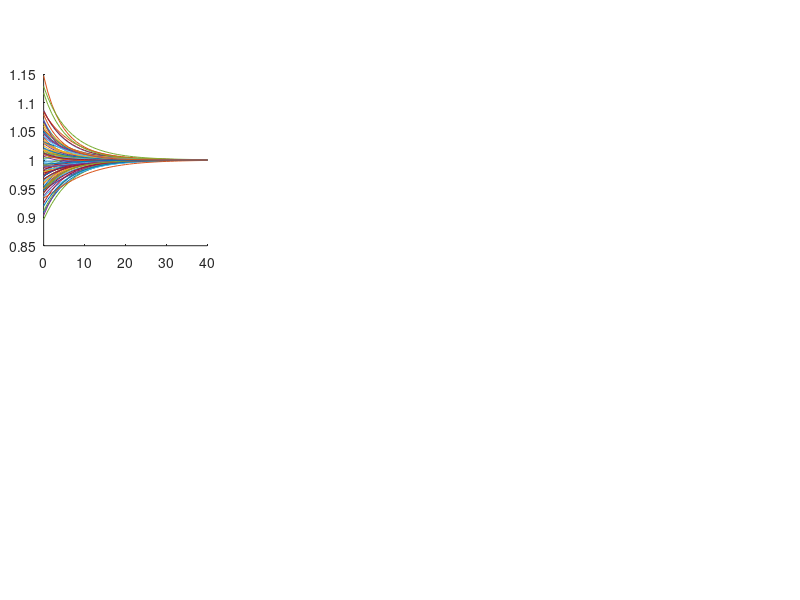

MATLAB code to generate this figure: (Note: this script raises an error after producing the figure.)


% This file can be used to generate Fig. 4d 


clear all
clc
close all


%% =========================================================
% Multi-species Beverton-Holt model
%
% Only competitive community
%
% Model:
%
%                 r_i X_i(t)
% X_i(t+1) = ----------------------------
%             1 + s_i X_i(t)
%               + sum_{j~=i} A_ij X_j(t)
%
%
% Equilibrium:
%
%       X_i^* = 1
%
%
% At X*=1:
%
%       F_ii = -s_i/r_i
%
%       F_ij = -A_ij/r_i
%
%
% Define:
%
%       F_ii = -d
%
%
% Therefore:
%
%       s_i = d*r_i
%
%
% and
%
%       A_ij = -r_i F_ij
%
%
% From equilibrium condition:
%
%       r_i
%       =
%       1/(1-d+sum_{j~=i}F_ij)
%
%
% Community matrix:
%
%       M = I + F
%
%
% Stability:
%
%       rho = max(abs(eig(M)))
%
%       alpha = -log(rho)
%
%% =========================================================



%% =========================================================
% Basic parameters
%% =========================================================

% Number of species
S = 100;


% Connectance
C = 0.10;


% Standard deviation of interspecific interactions
sigma = 0.01;


% Random seed
rng(1);



%% =========================================================
% Generate competitive Foff
%
% For each species pair:
%
%       probability = C
%
% If connected:
%
%       F_ij < 0
%       F_ji < 0
%
% and the two strengths are independently generated.
%% =========================================================

Foff = zeros(S,S);


for i = 2:S

    for j = 1:i-1


        p1 = rand;


        if p1 <= C


            Foff(i,j) = ...
                -abs(normrnd(0,sigma));


            Foff(j,i) = ...
                -abs(normrnd(0,sigma));


        end


    end

end


% Diagonal = 0
Foff(1:S+1:end) = 0;



%% =========================================================
% Realized connectance
%% =========================================================

C_real = ...
    nnz(Foff)/(S*(S-1));


fprintf('\n')

disp('============================================')
disp('Competitive BH community')
disp('============================================')


fprintf(...
    'S = %d\n',...
    S);


fprintf(...
    'Target C = %.4f\n',...
    C);


fprintf(...
    'Realized C = %.4f\n',...
    C_real);


fprintf(...
    'sigma = %.4f\n',...
    sigma);



%% =========================================================
% Row sum of off-diagonal F
%
% sumF_i = sum_{j~=i} F_ij
%% =========================================================

sumF = ...
    sum(Foff,2);



%% =========================================================
% Feasible range of d
%
% Because:
%
%       r_i
%       =
%       1/(1-d+sumF_i)
%
% We require:
%
%       1-d+sumF_i > 0
%
% Therefore:
%
%       d < 1+sumF_i
%
% for every species.
%% =========================================================

d_upper = ...
    min(1 + sumF);


fprintf(...
    '\nMaximum feasible d = %.6f\n',...
    d_upper);



if d_upper <= 0


    error(...
        ['No positive feasible d exists. ',...
         'Please reduce C or sigma.']);


end



%% =========================================================
% Four d values
%
% Here we choose:
%
%       20%
%       40%
%       60%
%       80%
%
% of the feasible upper bound.
%% =========================================================

d_values = ...
    d_upper*[0.2 0.4 0.6 0.8];


n_d = ...
    length(d_values);



fprintf('\n')

fprintf(...
    'd values = %.4f, %.4f, %.4f, %.4f\n',...
    d_values(1),...
    d_values(2),...
    d_values(3),...
    d_values(4));



%% =========================================================
% Initialize variables
%% =========================================================

F = ...
    cell(1,n_d);


M = ...
    cell(1,n_d);


r = ...
    cell(1,n_d);


s = ...
    cell(1,n_d);


A = ...
    cell(1,n_d);


eig_value = ...
    cell(1,n_d);


rho = ...
    zeros(1,n_d);


alpha = ...
    zeros(1,n_d);


equilibrium_error = ...
    zeros(1,n_d);



%% =========================================================
% Calculate BH parameters
%% =========================================================

for kk = 1:n_d


    d = ...
        d_values(kk);



    %% =====================================================
    % Full feedback matrix F
    %
    % Off-diagonal:
    %
    %       F_ij = Foff_ij
    %
    % Diagonal:
    %
    %       F_ii = -d
    %% =====================================================

    F{kk} = ...
        Foff;


    F{kk}(1:S+1:end) = ...
        -d;



    %% =====================================================
    % Community matrix
    %
    %       M = I + F
    %% =====================================================

    M{kk} = ...
        eye(S) + F{kk};



    %% =====================================================
    % BH intrinsic growth parameter
    %
    %       r_i
    %       =
    %       1/(1-d+sumF_i)
    %% =====================================================

    denominator_r = ...
        1 - d + sumF;



    if any(denominator_r <= 0)


        error(...
            'Some BH r_i values would be non-positive.')


    end



    r{kk} = ...
        1 ./ denominator_r;



    %% =====================================================
    % BH self-regulation parameter
    %
    %       d = s_i/r_i
    %
    % Therefore:
    %
    %       s_i = d*r_i
    %% =====================================================

    s{kk} = ...
        d .* r{kk};



    %% =====================================================
    % BH interspecific coefficients
    %
    %       F_ij = -A_ij/r_i
    %
    % Therefore:
    %
    %       A_ij = -r_i F_ij
    %
    % Each ROW i is multiplied by r_i.
    %% =====================================================

    A{kk} = ...
        -diag(r{kk}) * Foff;


    A{kk}(1:S+1:end) = 0;



    %% =====================================================
    % Eigenvalues
    %% =====================================================

    eig_value{kk} = ...
        eig(M{kk});



    %% =====================================================
    % Spectral radius
    %% =====================================================

    rho(kk) = ...
        max(abs(eig_value{kk}));



    %% =====================================================
    % Stability
    %
    % alpha > 0:
    %
    %       locally stable
    %
    % alpha < 0:
    %
    %       locally unstable
    %% =====================================================

    alpha(kk) = ...
        -log(rho(kk));



    %% =====================================================
    % Check equilibrium X*=1
    %% =====================================================

    Xstar = ...
        ones(S,1);


    denominator_check = ...
        1 ...
        + s{kk}.*Xstar ...
        + A{kk}*Xstar;


    Xcheck = ...
        r{kk}.*Xstar ...
        ./ denominator_check;


    equilibrium_error(kk) = ...
        max(abs(Xcheck-Xstar));


end



%% =========================================================
% Display local stability
%% =========================================================

disp(' ')

disp('============================================')
disp('LOCAL STABILITY')
disp('============================================')


for kk = 1:n_d


    fprintf(...
        ['d = %.4f   ',...
         'rho = %.6f   ',...
         'alpha = %.6f   ',...
         'equilibrium error = %.2e\n'],...
         d_values(kk),...
         rho(kk),...
         alpha(kk),...
         equilibrium_error(kk));


end



%% =========================================================
% Simulation settings
%% =========================================================

Tmax = 200;


% Number of time steps shown in the figure
Tshow = 40;


% Extinction threshold
extinction_threshold = ...
    0.0001;



%% =========================================================
% Initial condition
%
% Fixed total perturbation strength
% Random perturbation direction
%% =========================================================

Xstar = ...
    ones(S,1);


% Prescribed total perturbation strength
D0_fixed = ...
    0.5;


% Generate a random direction
direction = ...
    randn(S,1);


% Normalize the direction
direction = ...
    direction / norm(direction,2);


% Initial abundance
X0 = ...
    Xstar + D0_fixed*direction;


% Check the actual perturbation strength
D0 = ...
    norm(X0-Xstar,2);


fprintf(...
    'Prescribed perturbation strength = %.8f\n',...
    D0_fixed);


fprintf(...
    'Actual perturbation strength     = %.8f\n',...
    D0);


%% =========================================================
% Initial perturbation strength
%
% Euclidean distance:
%
%       D(0)
%       =
%       ||X(0)-X*||_2
%% =========================================================

D0 = ...
    norm(X0-Xstar,2);



%% =========================================================
% New recovery criterion
%
% The community is considered recovered when:
%
%       D(t)
%       <=
%       0.005 D(0)
%
% i.e. the Euclidean distance has declined to
% 0.5% of its initial value.
%% =========================================================

recovery_fraction = ...
    0.005;


recovery_threshold = ...
    recovery_fraction * D0;



fprintf('\n')

disp('============================================')
disp('RECOVERY CRITERION')
disp('============================================')


fprintf(...
    'Initial Euclidean distance D0 = %.6f\n',...
    D0);


fprintf(...
    'Recovery threshold = %.6f\n',...
    recovery_threshold);


fprintf(...
    'Threshold / D0 = %.4f %%\n',...
    100*recovery_fraction);



%% =========================================================
% Initialize trajectories
%% =========================================================

X = ...
    cell(1,n_d);


distance = ...
    cell(1,n_d);


recovery_time = ...
    NaN(1,n_d);



%% =========================================================
% Simulate BH dynamics
%% =========================================================

for kk = 1:n_d


    %% -----------------------------------------------------
    % Initialize trajectory
    %% ------------------------------------------------------

    X{kk} = ...
        zeros(S,Tmax+1);


    X{kk}(:,1) = ...
        X0;



    %% -----------------------------------------------------
    % Initial distance
    %% ------------------------------------------------------

    distance{kk} = ...
        NaN(1,Tmax+1);


    distance{kk}(1) = ...
        D0;



    %% =====================================================
    % Time evolution
    %% =====================================================

    for tt = 1:Tmax


        Xold = ...
            X{kk}(:,tt);



        %% -------------------------------------------------
        % BH denominator
        %
        % 1
        % + s_i X_i
        % + sum_j A_ij X_j
        %% --------------------------------------------------

        denominator_BH = ...
            1 ...
            + s{kk}.*Xold ...
            + A{kk}*Xold;



        %% -------------------------------------------------
        % Check denominator
        %% --------------------------------------------------

        if any(denominator_BH <= 0)


            warning(...
                ['Non-positive BH denominator ',...
                 'at d = %.4f, t = %d'],...
                 d_values(kk),...
                 tt);


            X{kk}(:,tt+1:end) = NaN;


            break


        end



        %% -------------------------------------------------
        % BH update
        %% --------------------------------------------------

        Xnew = ...
            r{kk}.*Xold ...
            ./ denominator_BH;



        %% -------------------------------------------------
        % Extinction rule
        %% --------------------------------------------------

        Xnew(...
            Xnew < extinction_threshold) = 0;



        %% -------------------------------------------------
        % Save abundance
        %% --------------------------------------------------

        X{kk}(:,tt+1) = ...
            Xnew;



        %% -------------------------------------------------
        % Euclidean distance from equilibrium
        %
        % D(t)
        % =
        % ||X(t)-X*||_2
        %% --------------------------------------------------

        distance{kk}(tt+1) = ...
            norm(Xnew-Xstar,2);


    end



    %% =====================================================
    % Recovery time
    %
    % First time satisfying:
    %
    %       D(t) <= 0.005 D0
    %% =====================================================

    index_recovery = ...
        find(...
        distance{kk} <= recovery_threshold,...
        1,...
        'first');



    if ~isempty(index_recovery)


        recovery_time(kk) = ...
            index_recovery-1;


    end


end



%% =========================================================
% Display recovery times
%% =========================================================

disp(' ')

disp('============================================')
disp('RECOVERY TIME')
disp('============================================')


for kk = 1:n_d


    if isnan(recovery_time(kk))


        fprintf(...
            ['d = %.4f   ',...
             'No recovery within %d steps   ',...
             'alpha = %.6f\n'],...
             d_values(kk),...
             Tmax,...
             alpha(kk));


    else


        fprintf(...
            ['d = %.4f   ',...
             'Recovery time = %.0f   ',...
             'alpha = %.6f\n'],...
             d_values(kk),...
             recovery_time(kk),...
             alpha(kk));


    end


end



%% =========================================================
% Time vector
%% =========================================================

time_show = ...
    0:Tshow;



%% =========================================================
% Determine a common y-axis range for the first four panels
%% =========================================================

all_abundance = [];


for kk = 1:n_d


    Xtemp = ...
        X{kk}(:,1:Tshow+1);


    value_temp = ...
        Xtemp(isfinite(Xtemp));


    all_abundance = ...
        [all_abundance; value_temp];


end



if isempty(all_abundance)


    abundance_lower = 0.8;

    abundance_upper = 1.2;


else


    abundance_lower = ...
        min(all_abundance);


    abundance_upper = ...
        max(all_abundance);


    abundance_range = ...
        abundance_upper-abundance_lower;


    if abundance_range < 0.05


        abundance_range = 0.05;


    end


    abundance_lower = ...
        abundance_lower ...
        - 0.08*abundance_range;


    abundance_upper = ...
        abundance_upper ...
        + 0.08*abundance_range;


    abundance_lower = ...
        max(0,abundance_lower);


end



%% =========================================================
%% ONE FIGURE WITH FIVE PANELS
%% =========================================================

figure


set(...
    gcf,...
    'unit','centimeters',...
    'position',[3 2 22 10.5]);



%% =========================================================
%% subplot 1
%
% d = d_values(1)
%% =========================================================

kk = 1;


subplot(2,4,1)


set(...
    gca,...
    'unit','centimeters',...
    'position',[1.2 6.2 4.5 3]);


hold on


Xshow = ...
    X{kk}(:,1:Tshow+1);



% All species
plot(...
    time_show,...
    Xshow',...
    'LineWidth',0.45);



% Equilibrium
yline(...
    1,...
    ':',...
    'LineWidth',0.8);



xlabel(...
    'Time',...
    'FontSize',9);


ylabel(...
    'Abundance',...
    'FontSize',9);


xlim([0 Tshow])


ylim(...
    [abundance_lower abundance_upper])


set(gca,'FontSize',8)



title(...
    sprintf(...
    '$d=%.3f$',...
    d_values(kk)),...
    'Interpreter','latex',...
    'FontSize',9);



if isnan(recovery_time(kk))


    txt = ...
        sprintf(...
        '$T_R=\\mathrm{NR},\\;\\alpha=%.3f$',...
        alpha(kk));


else


    txt = ...
        sprintf(...
        '$T_R=%.0f,\\;\\alpha=%.3f$',...
        recovery_time(kk),...
        alpha(kk));


end



text(...
    0.96,...
    0.92,...
    txt,...
    'Units','normalized',...
    'HorizontalAlignment','right',...
    'VerticalAlignment','top',...
    'Interpreter','latex',...
    'FontSize',7);


box on



%% =========================================================
%% subplot 2
%% =========================================================

kk = 2;


subplot(2,4,2)


set(...
    gca,...
    'unit','centimeters',...
    'position',[6.4 6.2 4.5 3]);


hold on


Xshow = ...
    X{kk}(:,1:Tshow+1);


plot(...
    time_show,...
    Xshow',...
    'LineWidth',0.45);


yline(...
    1,...
    ':',...
    'LineWidth',0.8);


xlabel(...
    'Time',...
    'FontSize',9);


xlim([0 Tshow])


ylim(...
    [abundance_lower abundance_upper])


set(gca,'FontSize',8)



title(...
    sprintf(...
    '$d=%.3f$',...
    d_values(kk)),...
    'Interpreter','latex',...
    'FontSize',9);



if isnan(recovery_time(kk))


    txt = ...
        sprintf(...
        '$T_R=\\mathrm{NR},\\;\\alpha=%.3f$',...
        alpha(kk));


else


    txt = ...
        sprintf(...
        '$T_R=%.0f,\\;\\alpha=%.3f$',...
        recovery_time(kk),...
        alpha(kk));


end



text(...
    0.96,...
    0.92,...
    txt,...
    'Units','normalized',...
    'HorizontalAlignment','right',...
    'VerticalAlignment','top',...
    'Interpreter','latex',...
    'FontSize',7);


box on



%% =========================================================
%% subplot 3
%% =========================================================

kk = 3;


subplot(2,4,3)


set(...
    gca,...
    'unit','centimeters',...
    'position',[11.6 6.2 4.5 3]);


hold on


Xshow = ...
    X{kk}(:,1:Tshow+1);


plot(...
    time_show,...
    Xshow',...
    'LineWidth',0.45);


yline(...
    1,...
    ':',...
    'LineWidth',0.8);


xlabel(...
    'Time',...
    'FontSize',9);


xlim([0 Tshow])


ylim(...
    [abundance_lower abundance_upper])


set(gca,'FontSize',8)



title(...
    sprintf(...
    '$d=%.3f$',...
    d_values(kk)),...
    'Interpreter','latex',...
    'FontSize',9);



if isnan(recovery_time(kk))


    txt = ...
        sprintf(...
        '$T_R=\\mathrm{NR},\\;\\alpha=%.3f$',...
        alpha(kk));


else


    txt = ...
        sprintf(...
        '$T_R=%.0f,\\;\\alpha=%.3f$',...
        recovery_time(kk),...
        alpha(kk));


end



text(...
    0.96,...
    0.92,...
    txt,...
    'Units','normalized',...
    'HorizontalAlignment','right',...
    'VerticalAlignment','top',...
    'Interpreter','latex',...
    'FontSize',7);


box on



%% =========================================================
%% subplot 4
%% =========================================================

kk = 4;


subplot(2,4,4)


set(...
    gca,...
    'unit','centimeters',...
    'position',[16.8 6.2 4.5 3]);


hold on


Xshow = ...
    X{kk}(:,1:Tshow+1);


plot(...
    time_show,...
    Xshow',...
    'LineWidth',0.45);


yline(...
    1,...
    ':',...
    'LineWidth',0.8);


xlabel(...
    'Time',...
    'FontSize',9);


xlim([0 Tshow])


ylim(...
    [abundance_lower abundance_upper])


set(gca,'FontSize',8)



title(...
    sprintf(...
    '$d=%.3f$',...
    d_values(kk)),...
    'Interpreter','latex',...
    'FontSize',9);



if isnan(recovery_time(kk))


    txt = ...
        sprintf(...
        '$T_R=\\mathrm{NR},\\;\\alpha=%.3f$',...
        alpha(kk));


else


    txt = ...
        sprintf(...
        '$T_R=%.0f,\\;\\alpha=%.3f$',...
        recovery_time(kk),...
        alpha(kk));


end



text(...
    0.96,...
    0.92,...
    txt,...
    'Units','normalized',...
    'HorizontalAlignment','right',...
    'VerticalAlignment','top',...
    'Interpreter','latex',...
    'FontSize',7);


box on



%% =========================================================
%% subplot 5
%
% Recovery time + stability
%% =========================================================

subplot(2,4,5)


set(...
    gca,...
    'unit','centimeters',...
    'position',[8.75 1.2 4.5 3]);


hold on



%% ---------------------------------------------------------
% x positions
%% ---------------------------------------------------------

x_position = ...
    1:4;



%% =========================================================
% LEFT AXIS
%
% Recovery time
%% =========================================================

yyaxis left


b1 = ...
    bar(...
    x_position-0.14,...
    recovery_time,...
    0.25);


ylabel(...
    'Recovery time',...
    'FontSize',9);



%% ---------------------------------------------------------
% Left y limit
%% ---------------------------------------------------------

finite_recovery = ...
    recovery_time(...
    ~isnan(recovery_time));


if isempty(finite_recovery)


    recovery_ymax = 10;


else


    recovery_ymax = ...
        max(finite_recovery);


    recovery_ymax = ...
        max(recovery_ymax,1);


end


ylim(...
    [0 1.15*recovery_ymax]);



%% =========================================================
% Mark no-recovery cases
%% =========================================================

for kk = 1:n_d


    if isnan(recovery_time(kk))


        text(...
            x_position(kk)-0.14,...
            1.08*recovery_ymax,...
            'NR',...
            'HorizontalAlignment','center',...
            'FontSize',7);


    end


end



%% =========================================================
% RIGHT AXIS
%
% Stability
%% =========================================================

yyaxis right


b2 = ...
    bar(...
    x_position+0.14,...
    alpha,...
    0.25);


ylabel(...
    'Stability',...
    'FontSize',9);



%% ---------------------------------------------------------
% Add stability = 0 line
%% ---------------------------------------------------------

yline(...
    0,...
    ':',...
    'LineWidth',0.5);

ylim([0 1.05])


%% =========================================================
% x axis
%% =========================================================

d_labels = ...
    {sprintf('%.3f',d_values(1)),...
     sprintf('%.3f',d_values(2)),...
     sprintf('%.3f',d_values(3)),...
     sprintf('%.3f',d_values(4))};



set(...
    gca,...
    'XTick',...
    x_position,...
    'XTickLabel',...
    d_labels,...
    'FontSize',8);



xlabel(...
    '$d$',...
    'Interpreter','latex',...
    'FontSize',9);


xlim([0.5 4.5])



%% =========================================================
% Legend
%% =========================================================

legend(...
    [b1 b2],...
    {'Recovery time','Stability'},...
    'Location','best',...
    'Box','off',...
    'FontSize',6);

title('Multispecies BH model','FontSize',9); 

%% =========================================================
% Force x axis to black
%% =========================================================

ax = gca;


ax.XAxis.Color = ...
    [0 0 0];


ax.XAxis.Label.Color = ...
    [0 0 0];


box on
